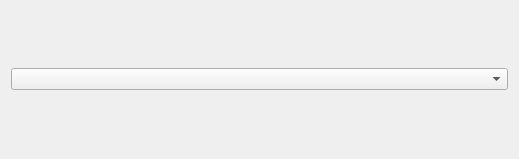
<?xml version="1.0" encoding="UTF-8"?>
<ui version="4.0">
 <class>PowerSwEventFilterWidget</class>
 <widget class="QWidget" name="PowerSwEventFilterWidget">
  <property name="geometry">
   <rect>
    <x>0</x>
    <y>0</y>
    <width>519</width>
    <height>159</height>
   </rect>
  </property>
  <property name="windowTitle">
   <string>Form</string>
  </property>
  <layout class="QVBoxLayout" name="verticalLayout">
   <item>
    <widget class="QComboBox" name="comboBox"/>
   </item>
  </layout>
 </widget>
 <resources/>
 <connections/>
</ui>
